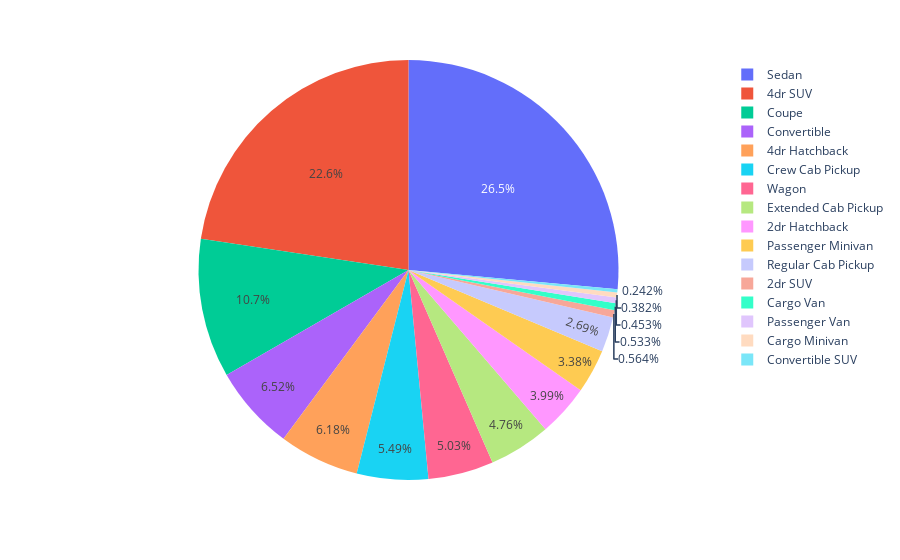

The notebook cell this image was saved under:
### Markdown cell above
### Vehicle style

### Code cell
px.pie(df, names = 'Vehicle-style')

### Figure 1 — Plotly figure (JSON) as saved in the notebook; plotly's stock layout.template omitted (floating-point values rounded to 4 significant figures; data arrays with more than 128 entries replaced by an {"elided": "..."} marker saying what was removed)
{"data": [{"domain": {"x": [0, 1], "y": [0, 1]}, "hovertemplate": "Vehicle-style=%{label}<extra></extra>", "labels": {"elided": "9936 str values"}, "legendgroup": "", "name": "", "showlegend": true, "type": "pie"}], "layout": {"legend": {"tracegroupgap": 0}, "margin": {"t": 60}}}
